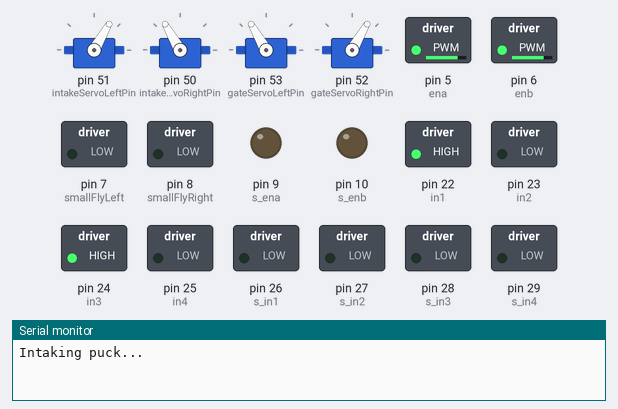
A sketch run on a simulated Arduino Mega 2560, built with avr-gcc and run on an emulated ATmega2560. Parts: 4 × servo, switched loads named in the sketch (green lamp = pin HIGH), output pins drawn as LEDs (lit = HIGH), the last lines printed to the serial monitor.

Above: at 0.1 s.
At 2.1 s:
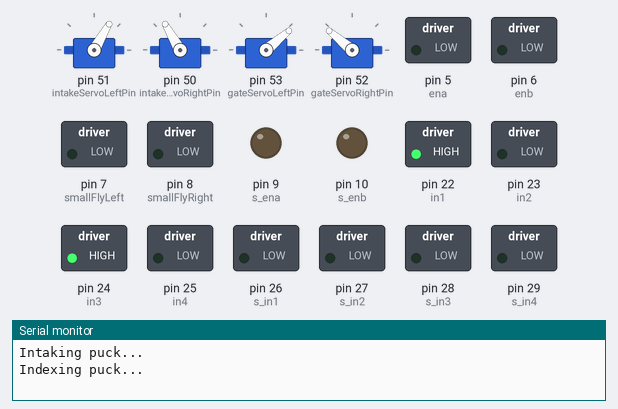
At 6.1 s:
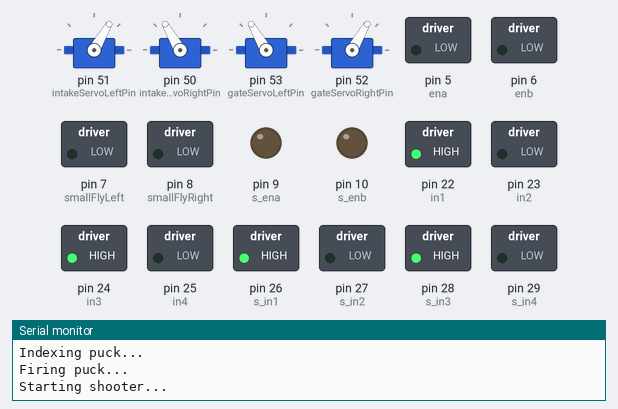
At 18.1 s:
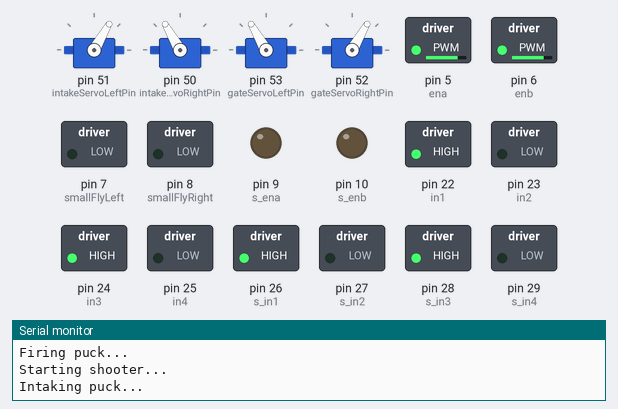
At 29.1 s:
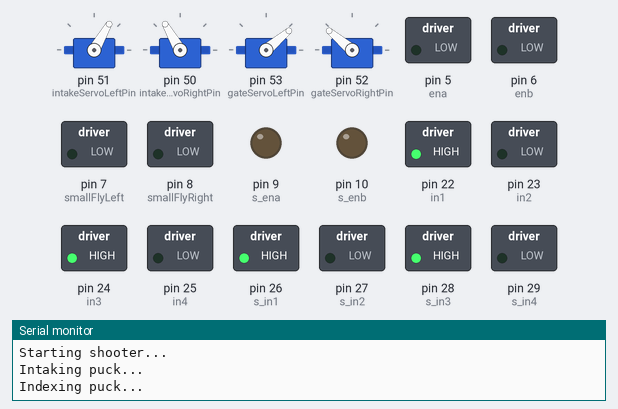
At 38.6 s:
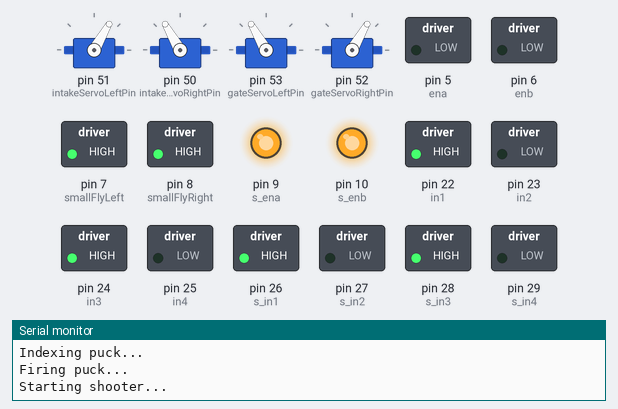
Timing chart, 0 to 40.0 s (numbered marks = the images above):
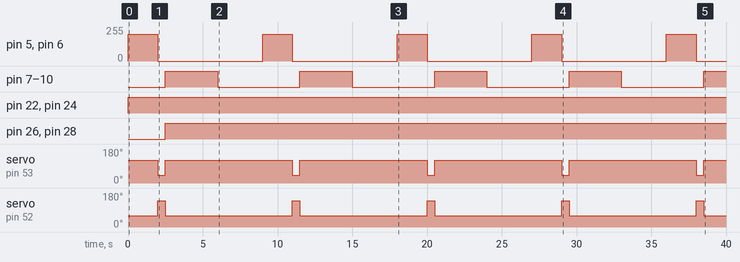

Measured:
- by itself, pin 5 (ena), pin 6 (enb): alternates 200/255 for 2.0 s and 0/255 for 7.0 s
- by itself, pin 7 (smallFlyLeft), pin 8 (smallFlyRight), pin 9 (s_ena), pin 10 (s_enb): alternates HIGH for 3.5 s and LOW for 5.5 s
- by itself, pin 22 (in1), pin 24 (in3): LOW → HIGH at 0.00 s
- by itself, pin 26 (s_in1), pin 28 (s_in3): LOW → HIGH at 2.5 s
- by itself, servo on pin 53 (gateServoLeftPin): alternates 120° for 8.5 s and 40° for 0.50 s
- by itself, servo on pin 52 (gateServoRightPin): alternates 140° for 0.50 s and 60° for 8.5 s

The sketch:

shooter.ino
```cpp
#include <Servo.h>

//
// ====== PIN DEFINITIONS ======
//

// ---- Intake Servos ----
Servo intakeServoLeft;
Servo intakeServoRight;
int intakeServoLeftPin  = 51;
int intakeServoRightPin = 50;

// ---- Intake Large DC Motors (L298N #1) ----
int in1 = 22;
int in2 = 23;
int ena = 5;

int in3 = 24;
int in4 = 25;
int enb = 6;

// ---- Index / Gate Servos (TWO SERVOS) ----
Servo gateServoLeft;
Servo gateServoRight;
int gateServoLeftPin  = 53;
int gateServoRightPin = 52;

// ---- Shooter Flywheels ----
// Small DC motors powered directly from Mega
int smallFlyLeft  = 7;
int smallFlyRight = 8;

// Large DC motors (L298N #2)
int s_in1 = 26;
int s_in2 = 27;
int s_ena = 9;

int s_in3 = 28;
int s_in4 = 29;
int s_enb = 10;

//
// ====== SETUP ======
//
void setup() {
  // Intake Servos
  intakeServoLeft.attach(intakeServoLeftPin);
  intakeServoRight.attach(intakeServoRightPin);

  // Gate Servos
  gateServoLeft.attach(gateServoLeftPin);
  gateServoRight.attach(gateServoRightPin);

  // Intake L298N Motor Pins
  pinMode(in1, OUTPUT);
  pinMode(in2, OUTPUT);
  pinMode(ena, OUTPUT);
  pinMode(in3, OUTPUT);
  pinMode(in4, OUTPUT);
  pinMode(enb, OUTPUT);

  // Shooter small DC motors
  pinMode(smallFlyLeft, OUTPUT);
  pinMode(smallFlyRight, OUTPUT);

  // Shooter L298N Motor Pins
  pinMode(s_in1, OUTPUT);
  pinMode(s_in2, OUTPUT);
  pinMode(s_ena, OUTPUT);
  pinMode(s_in3, OUTPUT);
  pinMode(s_in4, OUTPUT);
  pinMode(s_enb, OUTPUT);

  // Initial state
  stopIntakeMotors();
  stopShooterMotors();
  gateClose();

  Serial.begin(115200);
}

//
// ====== INTAKE FUNCTIONS ======
//
void intakePuck() {
  Serial.println("Intaking puck...");

  // Move intake servos inward
  intakeServoLeft.write(60);
  intakeServoRight.write(120);

  // Spin intake DC motors
  analogWrite(ena, 200);
  digitalWrite(in1, HIGH);
  digitalWrite(in2, LOW);

  analogWrite(enb, 200);
  digitalWrite(in3, HIGH);
  digitalWrite(in4, LOW);
}

void stopIntakeMotors() {
  analogWrite(ena, 0);
  analogWrite(enb, 0);
}

//
// ====== GATE FUNCTIONS (TWO SERVOS) ======
//
void gateOpen() {
  // Adjust angles as needed
  gateServoLeft.write(40);
  gateServoRight.write(140);
}

void gateClose() {
  // Adjust angles as needed
  gateServoLeft.write(120);
  gateServoRight.write(60);
}

void indexPuck() {
  Serial.println("Indexing puck...");

  gateOpen();
  delay(500); // allow puck to enter
  gateClose();
}

//
// ====== SHOOTER FUNCTIONS ======
//
void startShooterMotors() {
  Serial.println("Starting shooter...");

  // Small flywheels → ON
  digitalWrite(smallFlyLeft, HIGH);
  digitalWrite(smallFlyRight, HIGH);

  // Large flywheels → ON
  analogWrite(s_ena, 255);
  digitalWrite(s_in1, HIGH);
  digitalWrite(s_in2, LOW);

  analogWrite(s_enb, 255);
  digitalWrite(s_in3, HIGH);
  digitalWrite(s_in4, LOW);
}

void stopShooterMotors() {
  digitalWrite(smallFlyLeft, LOW);
  digitalWrite(smallFlyRight, LOW);

  analogWrite(s_ena, 0);
  analogWrite(s_enb, 0);
}

void firePuck() {
  Serial.println("Firing puck...");

  startShooterMotors();
  delay(1500);  // spin-up time
}

//
// ====== MAIN LOOP (EXAMPLE) ======
//
void loop() {

  intakePuck();         // bring puck inside
  delay(2000);

  stopIntakeMotors();
  indexPuck();          // open gate → puck enters → close gate

  firePuck();           // spin up flywheels + shoot
  delay(2000);

  stopShooterMotors();

  delay(3000);          // pause
}
```
